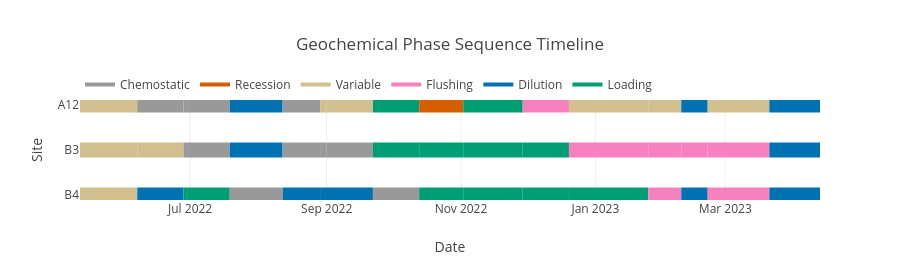
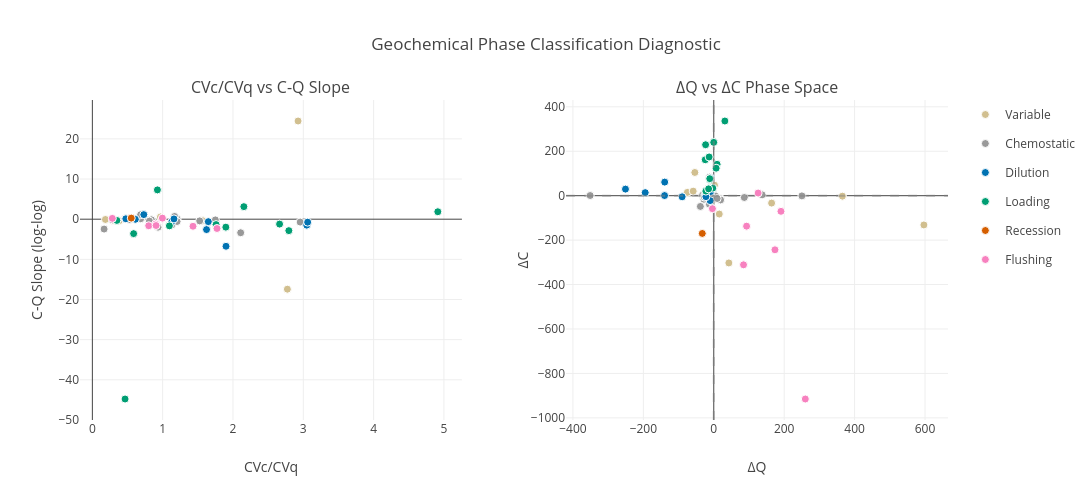

These figures' notebook cell, in order:
### Markdown cell above
### 6.6 Using GCS with Real Data

To use the classifier with your own monitoring data:

**Data Requirements:**
- Minimum 20-30 sampling points per site
- Multiple hydrological cycles preferred
- Paired Q and C measurements
- High-resolution Q data (hourly) improves classification accuracy

### Code cell
# Load your data
pcd = pd.read_csv('test_gc.csv')
pcd['date'] = pd.to_datetime(pcd['date'])

# Optional: Load high-resolution flow data
Qx = pd.read_csv('test_hyd.csv', index_col=0)
Qx.index = pd.to_datetime(Qx.index)
Qx['time'] = Qx.index

# Run classification
classified = gcs.classify_geochemical_phase(
    pcd,
    sites=['C4', 'A12', 'B3', 'B4'],  # Your site IDs
    flow_highres=Qx,  # Optional but improves accuracy
    ccol='PLI',  # Your concentration column
    qcol='Q_mLs',  # Your flow column
    use_highres=True  # Set False if no high-res Q
)

# Visualize
fig = gcs.create_phase_sequence_plot(classified, sites=['A12', 'B3', 'B4'])
fig.show()

# Diagnostic plot
fig_diag = gcs.create_diagnostic_plot(classified)
fig_diag.show()

# Summary stats
stats = gcs.create_hysteresis_summary_stats(classified, sites=['B3'], ccol='PLI')
print(stats)

### Figure 1 — Plotly figure (JSON) as saved in the notebook; plotly's stock layout.template omitted (floating-point values rounded to 4 significant figures)
{"data": [{"hovertemplate": "<b>Variable</b><br>Start: 2022-05-12 00:00:00<br>End: 2022-06-07 00:00:00<br>Confidence: 0.40<extra></extra>", "line": {"color": "#d1bf8f", "width": 15}, "mode": "lines", "showlegend": false, "type": "scatter", "x": ["2022-05-12T00:00:00", "2022-06-07T00:00:00"], "y": ["A12", "A12"]}, {"hovertemplate": "<b>Chemostatic</b><br>Start: 2022-06-07 00:00:00<br>End: 2022-06-28 00:00:00<br>Confidence: 0.85<extra></extra>", "line": {"color": "#999999", "width": 15}, "mode": "lines", "showlegend": false, "type": "scatter", "x": ["2022-06-07T00:00:00", "2022-06-28T00:00:00"], "y": ["A12", "A12"]}, {"hovertemplate": "<b>Chemostatic</b><br>Start: 2022-06-28 00:00:00<br>End: 2022-06-30 00:00:00<br>Confidence: 0.85<extra></extra>", "line": {"color": "#999999", "width": 15}, "mode": "lines", "showlegend": false, "type": "scatter", "x": ["2022-06-28T00:00:00", "2022-06-30T00:00:00"], "y": ["A12", "A12"]}, {"hovertemplate": "<b>Chemostatic</b><br>Start: 2022-06-30 00:00:00<br>End: 2022-07-19 00:00:00<br>Confidence: 0.85<extra></extra>", "line": {"color": "#999999", "width": 15}, "mode": "lines", "showlegend": false, "type": "scatter", "x": ["2022-06-30T00:00:00", "2022-07-19T00:00:00"], "y": ["A12", "A12"]}, {"hovertemplate": "<b>Dilution</b><br>Start: 2022-07-19 00:00:00<br>End: 2022-08-12 00:00:00<br>Confidence: 0.85<extra></extra>", "line": {"color": "#0072B2", "width": 15}, "mode": "lines", "showlegend": false, "type": "scatter", "x": ["2022-07-19T00:00:00", "2022-08-12T00:00:00"], "y": ["A12", "A12"]}, {"hovertemplate": "<b>Chemostatic</b><br>Start: 2022-08-12 00:00:00<br>End: 2022-08-29 00:00:00<br>Confidence: 0.85<extra></extra>", "line": {"color": "#999999", "width": 15}, "mode": "lines", "showlegend": false, "type": "scatter", "x": ["2022-08-12T00:00:00", "2022-08-29T00:00:00"], "y": ["A12", "A12"]}, {"hovertemplate": "<b>Variable</b><br>Start: 2022-08-29 00:00:00<br>End: 2022-09-01 00:00:00<br>Confidence: 0.60<extra></extra>", "line": {"color": "#d1bf8f", "width": 15}, "mode": "lines", "showlegend": false, "type": "scatter", "x": ["2022-08-29T00:00:00", "2022-09-01T00:00:00"], "y": ["A12", "A12"]}, {"hovertemplate": "<b>Variable</b><br>Start: 2022-09-01 00:00:00<br>End: 2022-09-22 00:00:00<br>Confidence: 0.60<extra></extra>", "line": {"color": "#d1bf8f", "width": 15}, "mode": "lines", "showlegend": false, "type": "scatter", "x": ["2022-09-01T00:00:00", "2022-09-22T00:00:00"], "y": ["A12", "A12"]}, {"hovertemplate": "<b>Loading</b><br>Start: 2022-09-22 00:00:00<br>End: 2022-10-13 00:00:00<br>Confidence: 0.95<extra></extra>", "line": {"color": "#009E73", "width": 15}, "mode": "lines", "showlegend": false, "type": "scatter", "x": ["2022-09-22T00:00:00", "2022-10-13T00:00:00"], "y": ["A12", "A12"]}, {"hovertemplate": "<b>Recession</b><br>Start: 2022-10-13 00:00:00<br>End: 2022-11-02 00:00:00<br>Confidence: 0.85<extra></extra>", "line": {"color": "#D55E00", "width": 15}, "mode": "lines", "showlegend": false, "type": "scatter", "x": ["2022-10-13T00:00:00", "2022-11-02T00:00:00"], "y": ["A12", "A12"]}, {"hovertemplate": "<b>Loading</b><br>Start: 2022-11-02 00:00:00<br>End: 2022-11-29 00:00:00<br>Confidence: 0.95<extra></extra>", "line": {"color": "#009E73", "width": 15}, "mode": "lines", "showlegend": false, "type": "scatter", "x": ["2022-11-02T00:00:00", "2022-11-29T00:00:00"], "y": ["A12", "A12"]}, {"hovertemplate": "<b>Flushing</b><br>Start: 2022-11-29 00:00:00<br>End: 2022-12-20 00:00:00<br>Confidence: 0.75<extra></extra>", "line": {"color": "#f781bf", "width": 15}, "mode": "lines", "showlegend": false, "type": "scatter", "x": ["2022-11-29T00:00:00", "2022-12-20T00:00:00"], "y": ["A12", "A12"]}, {"hovertemplate": "<b>Variable</b><br>Start: 2022-12-20 00:00:00<br>End: 2023-01-25 00:00:00<br>Confidence: 0.40<extra></extra>", "line": {"color": "#d1bf8f", "width": 15}, "mode": "lines", "showlegend": false, "type": "scatter", "x": ["2022-12-20T00:00:00", "2023-01-25T00:00:00"], "y": ["A12", "A12"]}, {"hovertemplate": "<b>Variable</b><br>Start: 2023-01-25 00:00:00<br>End: 2023-02-09 00:00:00<br>Confidence: 0.40<extra></extra>", "line": {"color": "#d1bf8f", "width": 15}, "mode": "lines", "showlegend": false, "type": "scatter", "x": ["2023-01-25T00:00:00", "2023-02-09T00:00:00"], "y": ["A12", "A12"]}, {"hovertemplate": "<b>Dilution</b><br>Start: 2023-02-09 00:00:00<br>End: 2023-02-21 00:00:00<br>Confidence: 0.85<extra></extra>", "line": {"color": "#0072B2", "width": 15}, "mode": "lines", "showlegend": false, "type": "scatter", "x": ["2023-02-09T00:00:00", "2023-02-21T00:00:00"], "y": ["A12", "A12"]}, {"hovertemplate": "<b>Variable</b><br>Start: 2023-02-21 00:00:00<br>End: 2023-03-21 00:00:00<br>Confidence: 0.40<extra></extra>", "line": {"color": "#d1bf8f", "width": 15}, "mode": "lines", "showlegend": false, "type": "scatter", "x": ["2023-02-21T00:00:00", "2023-03-21T00:00:00"], "y": ["A12", "A12"]}, {"hovertemplate": "<b>Dilution</b><br>Start: 2023-03-21 00:00:00<br>End: 2023-04-13 00:00:00<br>Confidence: 0.85<extra></extra>", "line": {"color": "#0072B2", "width": 15}, "mode": "lines", "showlegend": false, "type": "scatter", "x": ["2023-03-21T00:00:00", "2023-04-13T00:00:00"], "y": ["A12", "A12"]}, {"hovertemplate": "<b>Variable</b><br>Start: 2022-05-12 00:00:00<br>End: 2022-06-07 00:00:00<br>Confidence: 0.40<extra></extra>", "line": {"color": "#d1bf8f", "width": 15}, "mode": "lines", "showlegend": false, "type": "scatter", "x": ["2022-05-12T00:00:00", "2022-06-07T00:00:00"], "y": ["B3", "B3"]}, {"hovertemplate": "<b>Variable</b><br>Start: 2022-06-07 00:00:00<br>End: 2022-06-28 00:00:00<br>Confidence: 0.40<extra></extra>", "line": {"color": "#d1bf8f", "width": 15}, "mode": "lines", "showlegend": false, "type": "scatter", "x": ["2022-06-07T00:00:00", "2022-06-28T00:00:00"], "y": ["B3", "B3"]}, {"hovertemplate": "<b>Chemostatic</b><br>Start: 2022-06-28 00:00:00<br>End: 2022-06-30 00:00:00<br>Confidence: 0.85<extra></extra>", "line": {"color": "#999999", "width": 15}, "mode": "lines", "showlegend": false, "type": "scatter", "x": ["2022-06-28T00:00:00", "2022-06-30T00:00:00"], "y": ["B3", "B3"]}, {"hovertemplate": "<b>Chemostatic</b><br>Start: 2022-06-30 00:00:00<br>End: 2022-07-19 00:00:00<br>Confidence: 0.85<extra></extra>", "line": {"color": "#999999", "width": 15}, "mode": "lines", "showlegend": false, "type": "scatter", "x": ["2022-06-30T00:00:00", "2022-07-19T00:00:00"], "y": ["B3", "B3"]}, {"hovertemplate": "<b>Dilution</b><br>Start: 2022-07-19 00:00:00<br>End: 2022-08-12 00:00:00<br>Confidence: 0.85<extra></extra>", "line": {"color": "#0072B2", "width": 15}, "mode": "lines", "showlegend": false, "type": "scatter", "x": ["2022-07-19T00:00:00", "2022-08-12T00:00:00"], "y": ["B3", "B3"]}, {"hovertemplate": "<b>Chemostatic</b><br>Start: 2022-08-12 00:00:00<br>End: 2022-08-29 00:00:00<br>Confidence: 0.85<extra></extra>", "line": {"color": "#999999", "width": 15}, "mode": "lines", "showlegend": false, "type": "scatter", "x": ["2022-08-12T00:00:00", "2022-08-29T00:00:00"], "y": ["B3", "B3"]}, {"hovertemplate": "<b>Chemostatic</b><br>Start: 2022-08-29 00:00:00<br>End: 2022-09-01 00:00:00<br>Confidence: 0.85<extra></extra>", "line": {"color": "#999999", "width": 15}, "mode": "lines", "showlegend": false, "type": "scatter", "x": ["2022-08-29T00:00:00", "2022-09-01T00:00:00"], "y": ["B3", "B3"]}, {"hovertemplate": "<b>Chemostatic</b><br>Start: 2022-09-01 00:00:00<br>End: 2022-09-22 00:00:00<br>Confidence: 0.85<extra></extra>", "line": {"color": "#999999", "width": 15}, "mode": "lines", "showlegend": false, "type": "scatter", "x": ["2022-09-01T00:00:00", "2022-09-22T00:00:00"], "y": ["B3", "B3"]}, {"hovertemplate": "<b>Loading</b><br>Start: 2022-09-22 00:00:00<br>End: 2022-10-13 00:00:00<br>Confidence: 0.95<extra></extra>", "line": {"color": "#009E73", "width": 15}, "mode": "lines", "showlegend": false, "type": "scatter", "x": ["2022-09-22T00:00:00", "2022-10-13T00:00:00"], "y": ["B3", "B3"]}, {"hovertemplate": "<b>Loading</b><br>Start: 2022-10-13 00:00:00<br>End: 2022-11-02 00:00:00<br>Confidence: 0.95<extra></extra>", "line": {"color": "#009E73", "width": 15}, "mode": "lines", "showlegend": false, "type": "scatter", "x": ["2022-10-13T00:00:00", "2022-11-02T00:00:00"], "y": ["B3", "B3"]}, {"hovertemplate": "<b>Loading</b><br>Start: 2022-11-02 00:00:00<br>End: 2022-11-29 00:00:00<br>Confidence: 0.95<extra></extra>", "line": {"color": "#009E73", "width": 15}, "mode": "lines", "showlegend": false, "type": "scatter", "x": ["2022-11-02T00:00:00", "2022-11-29T00:00:00"], "y": ["B3", "B3"]}, {"hovertemplate": "<b>Loading</b><br>Start: 2022-11-29 00:00:00<br>End: 2022-12-20 00:00:00<br>Confidence: 0.90<extra></extra>", "line": {"color": "#009E73", "width": 15}, "mode": "lines", "showlegend": false, "type": "scatter", "x": ["2022-11-29T00:00:00", "2022-12-20T00:00:00"], "y": ["B3", "B3"]}, {"hovertemplate": "<b>Flushing</b><br>Start: 2022-12-20 00:00:00<br>End: 2023-01-25 00:00:00<br>Confidence: 0.92<extra></extra>", "line": {"color": "#f781bf", "width": 15}, "mode": "lines", "showlegend": false, "type": "scatter", "x": ["2022-12-20T00:00:00", "2023-01-25T00:00:00"], "y": ["B3", "B3"]}, {"hovertemplate": "<b>Flushing</b><br>Start: 2023-01-25 00:00:00<br>End: 2023-02-09 00:00:00<br>Confidence: 0.92<extra></extra>", "line": {"color": "#f781bf", "width": 15}, "mode": "lines", "showlegend": false, "type": "scatter", "x": ["2023-01-25T00:00:00", "2023-02-09T00:00:00"], "y": ["B3", "B3"]}, {"hovertemplate": "<b>Flushing</b><br>Start: 2023-02-09 00:00:00<br>End: 2023-02-21 00:00:00<br>Confidence: 0.85<extra></extra>", "line": {"color": "#f781bf", "width": 15}, "mode": "lines", "showlegend": false, "type": "scatter", "x": ["2023-02-09T00:00:00", "2023-02-21T00:00:00"], "y": ["B3", "B3"]}, {"hovertemplate": "<b>Flushing</b><br>Start: 2023-02-21 00:00:00<br>End: 2023-03-21 00:00:00<br>Confidence: 0.70<extra></extra>", "line": {"color": "#f781bf", "width": 15}, "mode": "lines", "showlegend": false, "type": "scatter", "x": ["2023-02-21T00:00:00", "2023-03-21T00:00:00"], "y": ["B3", "B3"]}, {"hovertemplate": "<b>Dilution</b><br>Start: 2023-03-21 00:00:00<br>End: 2023-04-13 00:00:00<br>Confidence: 0.85<extra></extra>", "line": {"color": "#0072B2", "width": 15}, "mode": "lines", "showlegend": false, "type": "scatter", "x": ["2023-03-21T00:00:00", "2023-04-13T00:00:00"], "y": ["B3", "B3"]}, {"hovertemplate": "<b>Variable</b><br>Start: 2022-05-12 00:00:00<br>End: 2022-06-07 00:00:00<br>Confidence: 0.40<extra></extra>", "line": {"color": "#d1bf8f", "width": 15}, "mode": "lines", "showlegend": false, "type": "scatter", "x": ["2022-05-12T00:00:00", "2022-06-07T00:00:00"], "y": ["B4", "B4"]}, {"hovertemplate": "<b>Dilution</b><br>Start: 2022-06-07 00:00:00<br>End: 2022-06-28 00:00:00<br>Confidence: 0.85<extra></extra>", "line": {"color": "#0072B2", "width": 15}, "mode": "lines", "showlegend": false, "type": "scatter", "x": ["2022-06-07T00:00:00", "2022-06-28T00:00:00"], "y": ["B4", "B4"]}, {"hovertemplate": "<b>Loading</b><br>Start: 2022-06-28 00:00:00<br>End: 2022-06-30 00:00:00<br>Confidence: 0.95<extra></extra>", "line": {"color": "#009E73", "width": 15}, "mode": "lines", "showlegend": false, "type": "scatter", "x": ["2022-06-28T00:00:00", "2022-06-30T00:00:00"], "y": ["B4", "B4"]}, {"hovertemplate": "<b>Loading</b><br>Start: 2022-06-30 00:00:00<br>End: 2022-07-19 00:00:00<br>Confidence: 0.95<extra></extra>", "line": {"color": "#009E73", "width": 15}, "mode": "lines", "showlegend": false, "type": "scatter", "x": ["2022-06-30T00:00:00", "2022-07-19T00:00:00"], "y": ["B4", "B4"]}, {"hovertemplate": "<b>Chemostatic</b><br>Start: 2022-07-19 00:00:00<br>End: 2022-08-12 00:00:00<br>Confidence: 0.85<extra></extra>", "line": {"color": "#999999", "width": 15}, "mode": "lines", "showlegend": false, "type": "scatter", "x": ["2022-07-19T00:00:00", "2022-08-12T00:00:00"], "y": ["B4", "B4"]}, {"hovertemplate": "<b>Dilution</b><br>Start: 2022-08-12 00:00:00<br>End: 2022-08-29 00:00:00<br>Confidence: 0.75<extra></extra>", "line": {"color": "#0072B2", "width": 15}, "mode": "lines", "showlegend": false, "type": "scatter", "x": ["2022-08-12T00:00:00", "2022-08-29T00:00:00"], "y": ["B4", "B4"]}, {"hovertemplate": "<b>Dilution</b><br>Start: 2022-08-29 00:00:00<br>End: 2022-09-22 00:00:00<br>Confidence: 0.75<extra></extra>", "line": {"color": "#0072B2", "width": 15}, "mode": "lines", "showlegend": false, "type": "scatter", "x": ["2022-08-29T00:00:00", "2022-09-22T00:00:00"], "y": ["B4", "B4"]}, {"hovertemplate": "<b>Chemostatic</b><br>Start: 2022-09-22 00:00:00<br>End: 2022-10-13 00:00:00<br>Confidence: 0.85<extra></extra>", "line": {"color": "#999999", "width": 15}, "mode": "lines", "showlegend": false, "type": "scatter", "x": ["2022-09-22T00:00:00", "2022-10-13T00:00:00"], "y": ["B4", "B4"]}, {"hovertemplate": "<b>Loading</b><br>Start: 2022-10-13 00:00:00<br>End: 2022-11-02 00:00:00<br>Confidence: 0.90<extra></extra>", "line": {"color": "#009E73", "width": 15}, "mode": "lines", "showlegend": false, "type": "scatter", "x": ["2022-10-13T00:00:00", "2022-11-02T00:00:00"], "y": ["B4", "B4"]}, {"hovertemplate": "<b>Loading</b><br>Start: 2022-11-02 00:00:00<br>End: 2022-11-29 00:00:00<br>Confidence: 0.95<extra></extra>", "line": {"color": "#009E73", "width": 15}, "mode": "lines", "showlegend": false, "type": "scatter", "x": ["2022-11-02T00:00:00", "2022-11-29T00:00:00"], "y": ["B4", "B4"]}, {"hovertemplate": "<b>Loading</b><br>Start: 2022-11-29 00:00:00<br>End: 2022-12-20 00:00:00<br>Confidence: 0.95<extra></extra>", "line": {"color": "#009E73", "width": 15}, "mode": "lines", "showlegend": false, "type": "scatter", "x": ["2022-11-29T00:00:00", "2022-12-20T00:00:00"], "y": ["B4", "B4"]}, {"hovertemplate": "<b>Loading</b><br>Start: 2022-12-20 00:00:00<br>End: 2023-01-25 00:00:00<br>Confidence: 0.90<extra></extra>", "line": {"color": "#009E73", "width": 15}, "mode": "lines", "showlegend": false, "type": "scatter", "x": ["2022-12-20T00:00:00", "2023-01-25T00:00:00"], "y": ["B4", "B4"]}, {"hovertemplate": "<b>Flushing</b><br>Start: 2023-01-25 00:00:00<br>End: 2023-02-09 00:00:00<br>Confidence: 0.92<extra></extra>", "line": {"color": "#f781bf", "width": 15}, "mode": "lines", "showlegend": false, "type": "scatter", "x": ["2023-01-25T00:00:00", "2023-02-09T00:00:00"], "y": ["B4", "B4"]}, {"hovertemplate": "<b>Dilution</b><br>Start: 2023-02-09 00:00:00<br>End: 2023-02-21 00:00:00<br>Confidence: 0.85<extra></extra>", "line": {"color": "#0072B2", "width": 15}, "mode": "lines", "showlegend": false, "type": "scatter", "x": ["2023-02-09T00:00:00", "2023-02-21T00:00:00"], "y": ["B4", "B4"]}, {"hovertemplate": "<b>Flushing</b><br>Start: 2023-02-21 00:00:00<br>End: 2023-03-21 00:00:00<br>Confidence: 0.92<extra></extra>", "line": {"color": "#f781bf", "width": 15}, "mode": "lines", "showlegend": false, "type": "scatter", "x": ["2023-02-21T00:00:00", "2023-03-21T00:00:00"], "y": ["B4", "B4"]}, {"hovertemplate": "<b>Dilution</b><br>Start: 2023-03-21 00:00:00<br>End: 2023-04-13 00:00:00<br>Confidence: 0.85<extra></extra>", "line": {"color": "#0072B2", "width": 15}, "mode": "lines", "showlegend": false, "type": "scatter", "x": ["2023-03-21T00:00:00", "2023-04-13T00:00:00"], "y": ["B4", "B4"]}, {"line": {"color": "#999999", "width": 4}, "mode": "lines", "name": "Chemostatic", "showlegend": true, "type": "scatter", "x": [null], "y": [null]}, {"line": {"color": "#D55E00", "width": 4}, "mode": "lines", "name": "Recession", "showlegend": true, "type": "scatter", "x": [null], "y": [null]}, {"line": {"color": "#d1bf8f", "width": 4}, "mode": "lines", "name": "Variable", "showlegend": true, "type": "scatter", "x": [null], "y": [null]}, {"line": {"color": "#f781bf", "width": 4}, "mode": "lines", "name": "Flushing", "showlegend": true, "type": "scatter", "x": [null], "y": [null]}, {"line": {"color": "#0072B2", "width": 4}, "mode": "lines", "name": "Dilution", "showlegend": true, "type": "scatter", "x": [null], "y": [null]}, {"line": {"color": "#009E73", "width": 4}, "mode": "lines", "name": "Loading", "showlegend": true, "type": "scatter", "x": [null], "y": [null]}], "layout": {"height": 280, "legend": {"orientation": "h", "y": 1.3}, "showlegend": true, "title": {"text": "Geochemical Phase Sequence Timeline"}, "xaxis": {"title": {"text": "Date"}}, "yaxis": {"categoryarray": ["B4", "B3", "A12"], "categoryorder": "array", "title": {"text": "Site"}}}}

### Figure 2 — Plotly figure (JSON) as saved in the notebook; plotly's stock layout.template omitted (floating-point values rounded to 4 significant figures)
{"data": [{"customdata": [["C4", "PLI", "2022-05-12T00:00:00", 0], ["C4", "PLI", "2022-08-29T00:00:00", 5], ["C4", "PLI", "2022-09-01T00:00:00", 6], ["C4", "PLI", "2023-01-25T00:00:00", 11], ["A12", "PLI", "2022-05-12T00:00:00", 0], ["A12", "PLI", "2022-08-29T00:00:00", 6], ["A12", "PLI", "2022-09-01T00:00:00", 7], ["A12", "PLI", "2022-12-20T00:00:00", 12], ["A12", "PLI", "2023-01-25T00:00:00", 13], ["A12", "PLI", "2023-02-21T00:00:00", 15], ["B3", "PLI", "2022-05-12T00:00:00", 0], ["B3", "PLI", "2022-06-07T00:00:00", 1], ["B4", "PLI", "2022-05-12T00:00:00", 0]], "hovertemplate": "<b>%{customdata[0]}</b><br><br>compound: %{customdata[1]}<br>start: %{customdata[2]}<br>segment: %{customdata[3]}<br>CVc_CVq: %{x:.3f}<br>cq_slope_loglog: %{y:.3f}<br><extra></extra>", "legendgroup": "V", "marker": {"color": "#d1bf8f", "line": {"color": "white", "width": 1}, "opacity": 1, "size": 8, "symbol": "circle"}, "mode": "markers", "name": "Variable", "showlegend": true, "type": "scatter", "x": [null, 2.774, 2.926, 0.1858, null, 0.968, 1.562, 0.3802, 0.2948, 1.118, null, null, null], "xaxis": "x", "y": [-2.203, -17.43, 24.45, -0.06855, -0.2307, 0.5459, -0.3318, -0.3917, -0.3389, -1.551, -1.346, 10.93, -3.765], "yaxis": "y"}, {"customdata": [["C4", "PLI", "2022-06-07T00:00:00", 1], ["C4", "PLI", "2022-06-28T00:00:00", 2], ["C4", "PLI", "2022-07-19T00:00:00", 3], ["C4", "PLI", "2022-08-12T00:00:00", 4], ["C4", "PLI", "2022-10-13T00:00:00", 8], ["C4", "PLI", "2022-11-02T00:00:00", 9], ["C4", "PLI", "2022-11-29T00:00:00", 10], ["C4", "PLI", "2023-02-09T00:00:00", 12], ["C4", "PLI", "2023-02-21T00:00:00", 13], ["C4", "PLI", "2023-03-21T00:00:00", 14], ["A12", "PLI", "2022-06-07T00:00:00", 1], ["A12", "PLI", "2022-06-28T00:00:00", 2], ["A12", "PLI", "2022-06-30T00:00:00", 3], ["A12", "PLI", "2022-08-12T00:00:00", 5], ["B3", "PLI", "2022-06-28T00:00:00", 2], ["B3", "PLI", "2022-06-30T00:00:00", 3], ["B3", "PLI", "2022-08-12T00:00:00", 5], ["B3", "PLI", "2022-08-29T00:00:00", 6], ["B3", "PLI", "2022-09-01T00:00:00", 7], ["B4", "PLI", "2022-07-19T00:00:00", 4], ["B4", "PLI", "2022-09-22T00:00:00", 7]], "hovertemplate": "<b>%{customdata[0]}</b><br><br>compound: %{customdata[1]}<br>start: %{customdata[2]}<br>segment: %{customdata[3]}<br>CVc_CVq: %{x:.3f}<br>cq_slope_loglog: %{y:.3f}<br><extra></extra>", "legendgroup": "C", "marker": {"color": "#999999", "line": {"color": "white", "width": 1}, "opacity": 1, "size": 8, "symbol": "circle"}, "mode": "markers", "name": "Chemostatic", "showlegend": true, "type": "scatter", "x": [null, 1.749, 2.956, 0.9341, 2.109, 1.206, 0.6871, 0.1669, 0.2847, 0.5262, null, null, 0.6866, 1.128, null, 1.527, 1.204, 0.8401, 0.8118, 1.169, 0.4654], "xaxis": "x", "y": [5.107, -0.1847, -0.7166, -1.993, -3.372, 0.03463, 0.109, -2.461, -0.1429, -0.07606, -2.466, -0.2216, 1.117, -1.471, -1.187, -0.4214, -0.5775, -0.1641, -0.4723, 0.6862, 0.1168], "yaxis": "y"}, {"customdata": [["C4", "PLI", "2022-09-22T00:00:00", 7], ["A12", "PLI", "2022-07-19T00:00:00", 4], ["A12", "PLI", "2023-02-09T00:00:00", 14], ["A12", "PLI", "2023-03-21T00:00:00", 16], ["B3", "PLI", "2022-07-19T00:00:00", 4], ["B3", "PLI", "2023-03-21T00:00:00", 16], ["B4", "PLI", "2022-06-07T00:00:00", 1], ["B4", "PLI", "2022-08-12T00:00:00", 5], ["B4", "PLI", "2022-08-29T00:00:00", 6], ["B4", "PLI", "2023-02-09T00:00:00", 13], ["B4", "PLI", "2023-03-21T00:00:00", 15]], "hovertemplate": "<b>%{customdata[0]}</b><br><br>compound: %{customdata[1]}<br>start: %{customdata[2]}<br>segment: %{customdata[3]}<br>CVc_CVq: %{x:.3f}<br>cq_slope_loglog: %{y:.3f}<br><extra></extra>", "legendgroup": "D", "marker": {"color": "#0072B2", "line": {"color": "white", "width": 1}, "opacity": 1, "size": 8, "symbol": "circle"}, "mode": "markers", "name": "Dilution", "showlegend": true, "type": "scatter", "x": [3.049, 1.624, 0.6111, 1.131, 1.901, 1.649, null, 0.7316, 0.4762, 1.161, 3.062], "xaxis": "x", "y": [-1.481, -2.587, -0.02487, -0.5917, -6.743, -0.6173, -1.54, 1.138, 0.1014, 0.06893, -0.7417], "yaxis": "y"}, {"customdata": [["A12", "PLI", "2022-09-22T00:00:00", 8], ["A12", "PLI", "2022-11-02T00:00:00", 10], ["B3", "PLI", "2022-09-22T00:00:00", 8], ["B3", "PLI", "2022-10-13T00:00:00", 9], ["B3", "PLI", "2022-11-02T00:00:00", 10], ["B3", "PLI", "2022-11-29T00:00:00", 11], ["B4", "PLI", "2022-06-28T00:00:00", 2], ["B4", "PLI", "2022-06-30T00:00:00", 3], ["B4", "PLI", "2022-10-13T00:00:00", 8], ["B4", "PLI", "2022-11-02T00:00:00", 9], ["B4", "PLI", "2022-11-29T00:00:00", 10], ["B4", "PLI", "2022-12-20T00:00:00", 11]], "hovertemplate": "<b>%{customdata[0]}</b><br><br>compound: %{customdata[1]}<br>start: %{customdata[2]}<br>segment: %{customdata[3]}<br>CVc_CVq: %{x:.3f}<br>cq_slope_loglog: %{y:.3f}<br><extra></extra>", "legendgroup": "L", "marker": {"color": "#009E73", "line": {"color": "white", "width": 1}, "opacity": 1, "size": 8, "symbol": "circle"}, "mode": "markers", "name": "Loading", "showlegend": true, "type": "scatter", "x": [1.759, 0.4652, 0.3488, 0.587, 1.096, 2.155, null, 2.663, 0.9252, 1.898, 2.794, 4.913], "xaxis": "x", "y": [-1.336, -44.77, -0.3128, -3.598, -1.661, 3.119, -4.524, -1.218, 7.295, -1.982, -2.852, 1.854], "yaxis": "y"}, {"customdata": [["A12", "PLI", "2022-10-13T00:00:00", 9]], "hovertemplate": "<b>%{customdata[0]}</b><br><br>compound: %{customdata[1]}<br>start: %{customdata[2]}<br>segment: %{customdata[3]}<br>CVc_CVq: %{x:.3f}<br>cq_slope_loglog: %{y:.3f}<br><extra></extra>", "legendgroup": "R", "marker": {"color": "#D55E00", "line": {"color": "white", "width": 1}, "opacity": 1, "size": 8, "symbol": "circle"}, "mode": "markers", "name": "Recession", "showlegend": true, "type": "scatter", "x": [0.553], "xaxis": "x", "y": [0.2668], "yaxis": "y"}, {"customdata": [["A12", "PLI", "2022-11-29T00:00:00", 11], ["B3", "PLI", "2022-12-20T00:00:00", 12], ["B3", "PLI", "2023-01-25T00:00:00", 13], ["B3", "PLI", "2023-02-09T00:00:00", 14], ["B3", "PLI", "2023-02-21T00:00:00", 15], ["B4", "PLI", "2023-01-25T00:00:00", 12], ["B4", "PLI", "2023-02-21T00:00:00", 14]], "hovertemplate": "<b>%{customdata[0]}</b><br><br>compound: %{customdata[1]}<br>start: %{customdata[2]}<br>segment: %{customdata[3]}<br>CVc_CVq: %{x:.3f}<br>cq_slope_loglog: %{y:.3f}<br><extra></extra>", "legendgroup": "F", "marker": {"color": "#f781bf", "line": {"color": "white", "width": 1}, "opacity": 1, "size": 8, "symbol": "circle"}, "mode": "markers", "name": "Flushing", "showlegend": true, "type": "scatter", "x": [0.2841, 0.9013, 0.8016, 0.9961, 1.431, 0.9063, 1.772], "xaxis": "x", "y": [0.1993, -1.202, -1.631, 0.2655, -1.756, -1.577, -2.316], "yaxis": "y"}, {"customdata": [["C4", "PLI", "2022-05-12T00:00:00", 0], ["C4", "PLI", "2022-08-29T00:00:00", 5], ["C4", "PLI", "2022-09-01T00:00:00", 6], ["C4", "PLI", "2023-01-25T00:00:00", 11], ["A12", "PLI", "2022-05-12T00:00:00", 0], ["A12", "PLI", "2022-08-29T00:00:00", 6], ["A12", "PLI", "2022-09-01T00:00:00", 7], ["A12", "PLI", "2022-12-20T00:00:00", 12], ["A12", "PLI", "2023-01-25T00:00:00", 13], ["A12", "PLI", "2023-02-21T00:00:00", 15], ["B3", "PLI", "2022-05-12T00:00:00", 0], ["B3", "PLI", "2022-06-07T00:00:00", 1], ["B4", "PLI", "2022-05-12T00:00:00", 0]], "hovertemplate": "<b>%{customdata[0]}</b><br><br>compound: %{customdata[1]}<br>start: %{customdata[2]}<br>segment: %{customdata[3]}<br>flow_diff: %{x:.3f}<br>conc_diff: %{y:.3f}<br><extra></extra>", "legendgroup": "V", "marker": {"color": "#d1bf8f", "line": {"color": "white", "width": 1}, "opacity": 1, "size": 8, "symbol": "circle"}, "mode": "markers", "name": "V (unlabeled)", "showlegend": false, "type": "scatter", "x": [-75.01, -4.11, -4.61, 365.4, -58.49, -4.18, 7.84, 42.82, 596.9, 164.3, -53.79, 2.05, 15.6], "xaxis": "x2", "y": [14.84, 13.65, -18.93, -2.06, 20.5, -11.72, -12.46, -302.7, -131.7, -33.3, 104.5, 47.3, -82.62], "yaxis": "y2"}, {"customdata": [["C4", "PLI", "2022-06-07T00:00:00", 1], ["C4", "PLI", "2022-06-28T00:00:00", 2], ["C4", "PLI", "2022-07-19T00:00:00", 3], ["C4", "PLI", "2022-08-12T00:00:00", 4], ["C4", "PLI", "2022-10-13T00:00:00", 8], ["C4", "PLI", "2022-11-02T00:00:00", 9], ["C4", "PLI", "2022-11-29T00:00:00", 10], ["C4", "PLI", "2023-02-09T00:00:00", 12], ["C4", "PLI", "2023-02-21T00:00:00", 13], ["C4", "PLI", "2023-03-21T00:00:00", 14], ["A12", "PLI", "2022-06-07T00:00:00", 1], ["A12", "PLI", "2022-06-28T00:00:00", 2], ["A12", "PLI", "2022-06-30T00:00:00", 3], ["A12", "PLI", "2022-08-12T00:00:00", 5], ["B3", "PLI", "2022-06-28T00:00:00", 2], ["B3", "PLI", "2022-06-30T00:00:00", 3], ["B3", "PLI", "2022-08-12T00:00:00", 5], ["B3", "PLI", "2022-08-29T00:00:00", 6], ["B3", "PLI", "2022-09-01T00:00:00", 7], ["B4", "PLI", "2022-07-19T00:00:00", 4], ["B4", "PLI", "2022-09-22T00:00:00", 7]], "hovertemplate": "<b>%{customdata[0]}</b><br><br>compound: %{customdata[1]}<br>start: %{customdata[2]}<br>segment: %{customdata[3]}<br>flow_diff: %{x:.3f}<br>conc_diff: %{y:.3f}<br><extra></extra>", "legendgroup": "C", "marker": {"color": "#999999", "line": {"color": "white", "width": 1}, "opacity": 1, "size": 8, "symbol": "circle"}, "mode": "markers", "name": "C (unlabeled)", "showlegend": false, "type": "scatter", "x": [-28.03, 3.52, -31.81, -9.55, -11.54, -26.0, 137.3, 86.73, 250.3, -351.1, -11.84, 18.71, -12.53, -4.07, -9.49, 19.38, -15.88, -9.63, 9.65, -38.03, -26.47], "xaxis": "x2", "y": [-15.93, -0.05, 2.08, 2.34, 9.43, -0.35, 3.77, -8.12, -0.87, 0.7, 83.4, -13.37, -38.68, 27.98, 26.83, -19.09, 23.33, 4.48, -12.8, -48.43, -6.68], "yaxis": "y2"}, {"customdata": [["C4", "PLI", "2022-09-22T00:00:00", 7], ["A12", "PLI", "2022-07-19T00:00:00", 4], ["A12", "PLI", "2023-02-09T00:00:00", 14], ["A12", "PLI", "2023-03-21T00:00:00", 16], ["B3", "PLI", "2022-07-19T00:00:00", 4], ["B3", "PLI", "2023-03-21T00:00:00", 16], ["B4", "PLI", "2022-06-07T00:00:00", 1], ["B4", "PLI", "2022-08-12T00:00:00", 5], ["B4", "PLI", "2022-08-29T00:00:00", 6], ["B4", "PLI", "2023-02-09T00:00:00", 13], ["B4", "PLI", "2023-03-21T00:00:00", 15]], "hovertemplate": "<b>%{customdata[0]}</b><br><br>compound: %{customdata[1]}<br>start: %{customdata[2]}<br>segment: %{customdata[3]}<br>flow_diff: %{x:.3f}<br>conc_diff: %{y:.3f}<br><extra></extra>", "legendgroup": "D", "marker": {"color": "#0072B2", "line": {"color": "white", "width": 1}, "opacity": 1, "size": 8, "symbol": "circle"}, "mode": "markers", "name": "D (unlabeled)", "showlegend": false, "type": "scatter", "x": [-23.27, -8.88, -139.8, -194.8, -2.14, -250.8, -9.09, -10.3, -22.28, -89.85, -139.4], "xaxis": "x2", "y": [4.66, 79.27, 0.57, 13.72, 32.62, 29.66, 18.19, -22.16, -4.44, -5.09, 61.15], "yaxis": "y2"}, {"customdata": [["A12", "PLI", "2022-09-22T00:00:00", 8], ["A12", "PLI", "2022-11-02T00:00:00", 10], ["B3", "PLI", "2022-09-22T00:00:00", 8], ["B3", "PLI", "2022-10-13T00:00:00", 9], ["B3", "PLI", "2022-11-02T00:00:00", 10], ["B3", "PLI", "2022-11-29T00:00:00", 11], ["B4", "PLI", "2022-06-28T00:00:00", 2], ["B4", "PLI", "2022-06-30T00:00:00", 3], ["B4", "PLI", "2022-10-13T00:00:00", 8], ["B4", "PLI", "2022-11-02T00:00:00", 9], ["B4", "PLI", "2022-11-29T00:00:00", 10], ["B4", "PLI", "2022-12-20T00:00:00", 11]], "hovertemplate": "<b>%{customdata[0]}</b><br><br>compound: %{customdata[1]}<br>start: %{customdata[2]}<br>segment: %{customdata[3]}<br>flow_diff: %{x:.3f}<br>conc_diff: %{y:.3f}<br><extra></extra>", "legendgroup": "L", "marker": {"color": "#009E73", "line": {"color": "white", "width": 1}, "opacity": 1, "size": 8, "symbol": "circle"}, "mode": "markers", "name": "L (unlabeled)", "showlegend": false, "type": "scatter", "x": [-23.2, -0.11, -22.44, -2.78, -11.02, 9.43, -11.4, -14.64, 6.7, -24.26, -13.15, 31.54], "xaxis": "x2", "y": [229.3, 240.1, 20.75, 34.11, 72.96, 141.3, 76.58, 30.75, 123.8, 161.7, 174.2, 336.2], "yaxis": "y2"}, {"customdata": [["A12", "PLI", "2022-10-13T00:00:00", 9]], "hovertemplate": "<b>%{customdata[0]}</b><br><br>compound: %{customdata[1]}<br>start: %{customdata[2]}<br>segment: %{customdata[3]}<br>flow_diff: %{x:.3f}<br>conc_diff: %{y:.3f}<br><extra></extra>", "legendgroup": "R", "marker": {"color": "#D55E00", "line": {"color": "white", "width": 1}, "opacity": 1, "size": 8, "symbol": "circle"}, "mode": "markers", "name": "R (unlabeled)", "showlegend": false, "type": "scatter", "x": [-32.61], "xaxis": "x2", "y": [-169.9], "yaxis": "y2"}, {"customdata": [["A12", "PLI", "2022-11-29T00:00:00", 11], ["B3", "PLI", "2022-12-20T00:00:00", 12], ["B3", "PLI", "2023-01-25T00:00:00", 13], ["B3", "PLI", "2023-02-09T00:00:00", 14], ["B3", "PLI", "2023-02-21T00:00:00", 15], ["B4", "PLI", "2023-01-25T00:00:00", 12], ["B4", "PLI", "2023-02-21T00:00:00", 14]], "hovertemplate": "<b>%{customdata[0]}</b><br><br>compound: %{customdata[1]}<br>start: %{customdata[2]}<br>segment: %{customdata[3]}<br>flow_diff: %{x:.3f}<br>conc_diff: %{y:.3f}<br><extra></extra>", "legendgroup": "F", "marker": {"color": "#f781bf", "line": {"color": "white", "width": 1}, "opacity": 1, "size": 8, "symbol": "circle"}, "mode": "markers", "name": "F (unlabeled)", "showlegend": false, "type": "scatter", "x": [-3.81, 84.56, 173.8, 126.0, 190.9, 260.0, 93.23], "xaxis": "x2", "y": [-58.48, -311.1, -243.6, 11.82, -70.43, -915.1, -137.2], "yaxis": "y2"}], "layout": {"annotations": [{"font": {"size": 16}, "showarrow": false, "text": "CVc/CVq vs C-Q Slope", "x": 0.22, "xanchor": "center", "xref": "paper", "y": 1, "yanchor": "bottom", "yref": "paper"}, {"font": {"size": 16}, "showarrow": false, "text": "ΔQ vs ΔC Phase Space", "x": 0.78, "xanchor": "center", "xref": "paper", "y": 1, "yanchor": "bottom", "yref": "paper"}], "height": 500, "legend": {"x": 1.02, "y": 1}, "shapes": [{"line": {"color": "gray", "dash": "dash"}, "opacity": 0.5, "type": "line", "x0": 0, "x1": 1, "xref": "x2 domain", "y0": 0, "y1": 0, "yref": "y2"}, {"line": {"color": "gray", "dash": "dash"}, "opacity": 0.5, "type": "line", "x0": 0, "x1": 0, "xref": "x2", "y0": 0, "y1": 1, "yref": "y2 domain"}], "showlegend": true, "title": {"text": "Geochemical Phase Classification Diagnostic"}, "width": 1200, "xaxis": {"anchor": "y", "domain": [0, 0.44], "title": {"text": "CVc/CVq"}}, "xaxis2": {"anchor": "y2", "domain": [0.56, 1], "title": {"text": "ΔQ"}}, "yaxis": {"anchor": "x", "domain": [0, 1], "title": {"text": "C-Q Slope (log-log)"}}, "yaxis2": {"anchor": "x2", "domain": [0, 1], "title": {"text": "ΔC"}}}}
